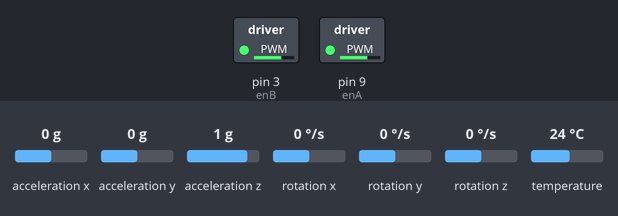
The sketch below on a simulated Arduino Uno, built with avr-gcc and run on an emulated ATmega328P. Parts: switched loads named in the sketch (green lamp = pin HIGH). The inputs (shaded band) are chosen by the test bench; at power-on: acceleration x 0 g, rotation y 0 °/s, acceleration z 1 g, acceleration y 0 g, rotation x 0 °/s, rotation z 0 °/s, temperature 24 °C. Storage starts empty.

Above: at 1.2 s.
1.3 s: acceleration x set to -1.4 g
At 2.5 s:
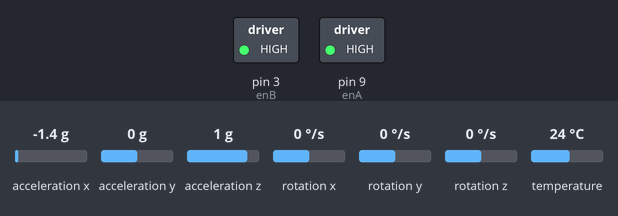
2.8 s: rotation y set to -192 °/s
At 4.1 s:
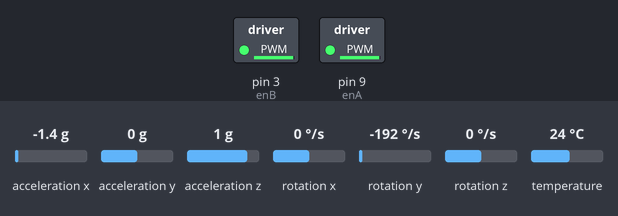
4.4 s: acceleration z set to 0 g
At 5.6 s:
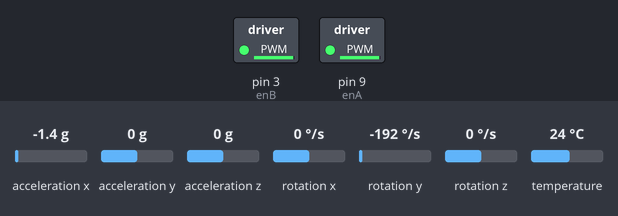
Timing chart, 0 to 7.4 s (numbered marks = the images above; inputs shaded):
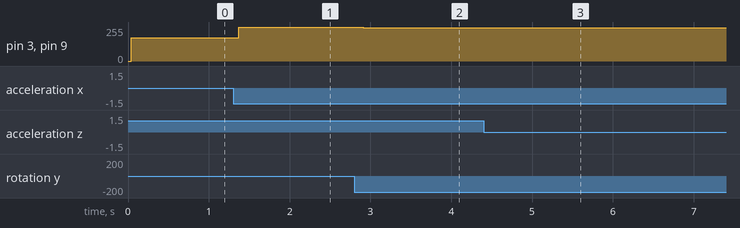

Measured:
- after the input at 1.3 s, pin 3 (enB), pin 9 (enA): 173/255 → 255/255 after 0.07 s
- after the input at 2.8 s, pin 3 (enB), pin 9 (enA): 255/255 → 249/255 after 0.11 s
- after the input at 4.4 s, pin 3 (enB), pin 9 (enA): 249/255 → 250/255 after 0.05 s

The sketch:

self-balance-nn.ino
```cpp
#include <Adafruit_MPU6050.h> // https://www.arduino.cc/reference/en/libraries/adafruit-mpu6050/
#include <Adafruit_Sensor.h> // part of above library
#include <SPI.h>
#include <SD.h>
#include <Wire.h>

/* IMU parameters */
Adafruit_MPU6050 mpu;
sensors_event_t accelerometer, gyro, temp;

double gyroOffset = 0.01;
// .04 for x axis offset
// .01 for z axis offset

uint8_t maxPWM = 250;
uint8_t minPWM = 80;

float dt;
double timeDelay = 75.0;

/* L298N Module */
int staticFriction = 130;
// Right Motor
#define in1 8
#define in2 7
#define enA 9

// Left Motor
#define in3 6
#define in4 5
#define enB 3

/* SD Card */
File general, imu_log, motor_log;
#define sdPort 4

/* Neural Network */
const int InputNodes = 3; // 3 if acceleration.z
const int HiddenNodes = 8;
const int OutputNodes = 1;
float Accum;
float Hidden[HiddenNodes];
float output;
float HiddenWeights[InputNodes+1][HiddenNodes] = { {5.09057, -4.00655, -8.87062, -0.871889, 1.70307, -1.60015, -1.23579, 1.4842}, {0.153815, -7.29709, -1.21556, -6.77342, 6.36775, -0.156223, 0.0280848, 0.13364}, {0.263409, -2.56881, -0.231012, -2.18577, -2.13998, -1.28245,  0.78955, 1.04223}, {-2.69084, 2.00648, -3.41166, -4, 0.039162, 7.89914, -6.455, -6.29689} };
float OutputWeights[HiddenNodes+1] = {-5.66203, 4.56084, -9.06113, -8.41671, 7.66029, 8.66586, 16.4839, -7.64896, -1.07353};
float Input[InputNodes];
int pwm_output = 0;

void setup() {
  Serial.begin(9600);
  while (!Serial)
    delay(10);

   // Setup IMU
   mpu.begin();

   // Setup SD card
   SD.begin(sdPort);
}

void loop() {
  mpu.getEvent(&accelerometer, &gyro, &temp);

  general = SD.open("rob.txt", FILE_WRITE);
  general.print(gyro.gyro.y);
  general.print("\t");
  general.print(accelerometer.acceleration.x);
  general.print("\t");
  general.print(accelerometer.acceleration.z);
  general.println("\t");
  general.close();

  Input[0] = gyro.gyro.y;
  Input[1] = accelerometer.acceleration.x;
  Input[2] = accelerometer.acceleration.z;

  neural_network();
  // The output from the neural network has a range from 0 and 1 and needs to be translated to PWM output range
  pwm_output = map((int) (output * 100), 0, 100, -255, 255);
  setMotor(pwm_output);

  // Log
  general = SD.open("nn.txt", FILE_WRITE);
  general.println(output);
  general.close();

  delay(timeDelay);
}

/*
 * Runs the neural network by going through the Hiiden and Output Weights
 * and using the Input array that was updated before the method was called.
 */
void neural_network() {
  for(int i = 0 ; i < HiddenNodes ; i++ ) {
      Accum = HiddenWeights[InputNodes][i] ;
      for(int j = 0 ; j < InputNodes ; j++ ) {
        Accum += Input[j] * HiddenWeights[j][i] ;
      }
      Hidden[i] = 1.0/(1.0 + exp(-Accum)) ;
  }
  Accum = OutputWeights[HiddenNodes];
  for(int j = 0 ; j < HiddenNodes ; j++ ) {
    Accum += Hidden[j] * OutputWeights[j];
  }
  output = 1.0/(1.0 + exp(-Accum)) ; // *510 - 255
}

/*
 * Sets the speed of the motor based on the PWM (0-256) value provided by motorSpeed.
 */
void setMotor(int motorSpeed) {
  if(abs(motorSpeed) < staticFriction) {
    // The motor will still move at the lowest possible PWM value to overcome static friction if motorSpeed is less than the necessary PWM.
    motorSpeed = abs(motorSpeed) / motorSpeed * staticFriction;
  }
  analogWrite(enA, abs(motorSpeed));
  analogWrite(enB, abs(motorSpeed));

  // Switches the direction the motor spins based on the sign of motorSpeed.
  if(motorSpeed < 0) {
    digitalWrite(in1, LOW);
    digitalWrite(in2, HIGH);

    digitalWrite(in3, LOW);
    digitalWrite(in4, HIGH);
  }
  else {
    digitalWrite(in1, HIGH);
    digitalWrite(in2, LOW);

    digitalWrite(in3, HIGH);
    digitalWrite(in4, LOW);
  }
}
```
